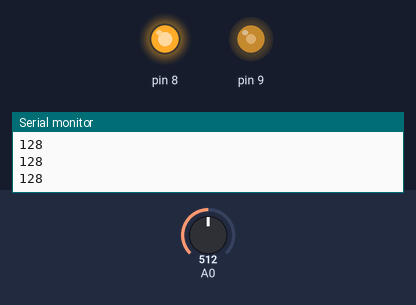
A sketch run on a simulated Arduino Uno, built with avr-gcc and run on an emulated ATmega328P. Shown: output pins drawn as LEDs (lit = HIGH), the last lines printed to the serial monitor. Inputs (shaded band) come from the test bench; at power-on: A0 = 512.

Above: at 1.2 s.
1.3 s: A0 set to 306
At 2.3 s:
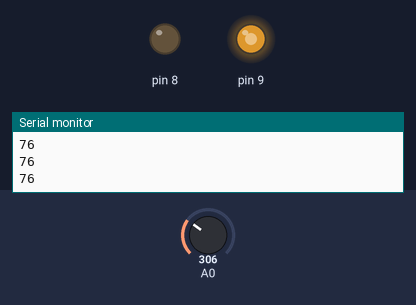
2.8 s: A0 set to 122
At 3.5 s:
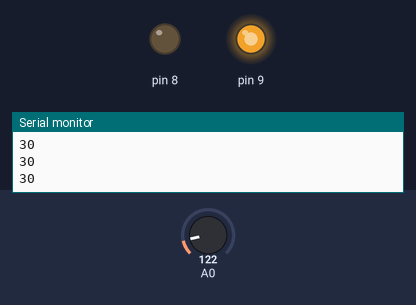
4.3 s: A0 set to 511
At 4.6 s:
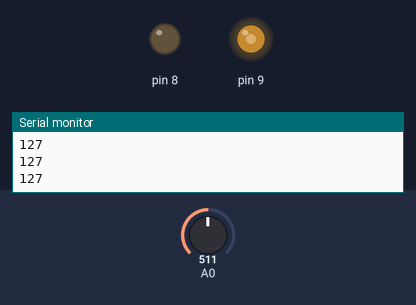
5.8 s: A0 set to 900
At 7.0 s:
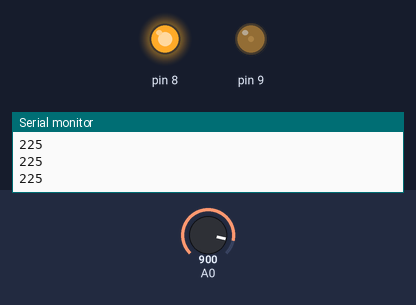
7.3 s: A0 set to 1023
At 8.1 s:
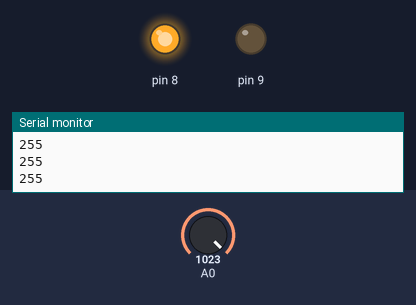
Timing chart, 0 to 9.8 s (numbered marks = the images above; inputs shaded):
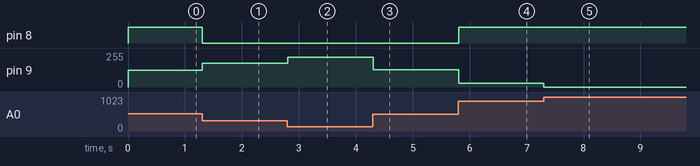

The sketch:

Project4_PWMWithPotentiometer.ino
```cpp
/*
Name: LED Fade Using PWM and Potentiometer
Project: 4
Author: Amar Bhatt
Description: Read potentiometer values using
              built in ATD conversion, set LED brightness
              accordingly
*/

void setup(){
  Serial.begin(9600); //9600 bits of data
  pinMode(8, OUTPUT);
  pinMode(9, OUTPUT);
}//end setup

void loop(){
  int brightness = analogRead(A0)/4; // Get analog read and divide by 4, 255:1023 ~~ 1:4
  Serial.println(brightness, DEC);
  analogWrite(8, brightness);
  analogWrite(9, (1023/4)-brightness); //Inverse brightness of the led on pin 8
  delay(1);
}//end loop
```

Measured:
- after the input at 1.3 s, pin 8: HIGH → LOW at once; pin 9: 127/255 → 179/255 at once
- after the input at 2.8 s, pin 9: 179/255 → 225/255 at once
- after the input at 4.3 s, pin 9: 225/255 → 128/255 at once
- after the input at 5.8 s, pin 8: LOW → HIGH at once; pin 9: 128/255 → 30/255 at once
- after the input at 7.3 s, pin 9: 30/255 → 0/255 at once
